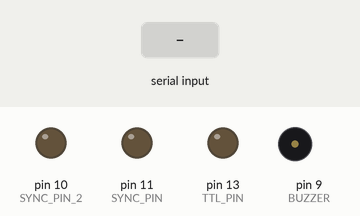
Simulated run of this sketch. Board: Arduino Uno, built with avr-gcc and run on an emulated ATmega328P. Parts: output pins drawn as LEDs (lit = HIGH), buzzer (waves = sounding). The inputs (shaded band) are chosen by the test bench.

Above: at 1.2 s.
1.3 s: "1" received over Serial
At 1.6 s:
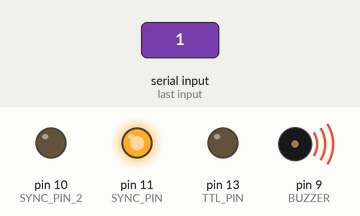
At 3.8 s:
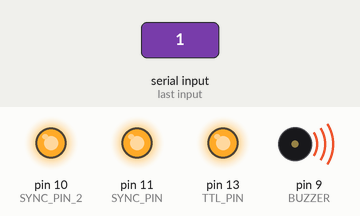
Timing chart, 0 to 10.1 s (numbered marks = the images above; inputs shaded):
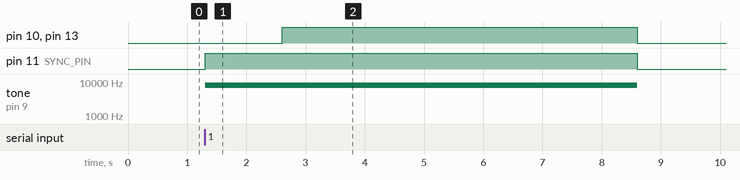

Measured:
- after the input at 1.3 s, pin 10 (SYNC_PIN_2), pin 13 (TTL_PIN): LOW → HIGH after 1.3 s, → LOW 6.0 s later; pin 11 (SYNC_PIN): LOW → HIGH at once, → LOW 7.3 s later; tone on pin 9 (BUZZER): silent → 8000 Hz at once, → silent 7.3 s later

The sketch:

TTL_pulse_buzzer_triggered.ino
```cpp
// output pins
int TTL_PIN = 13; // pull high to output
int BUZZER = 9; // buzzzer to arduino pin 9
int START_PIN = 12; // pulse on at start of trial
int SYNC_PIN = 11 ; // pulse on at start of buzzer
int SYNC_PIN_2 = 10 ; // pulse on a start of water delivery

// intertrial interval
int PAUSE = 5000;

// incoming byte on serial port
int incomingByte = 0;

// whether to start sequence
int run ;

void setup() {
  // open serial port
  Serial.begin(9600);
  // otuput pins:
  pinMode(TTL_PIN, OUTPUT); // TTL pin to output
  pinMode(BUZZER, OUTPUT); // buzzer pin to output
  pinMode(SYNC_PIN, OUTPUT); //
  pinMode(SYNC_PIN_2, OUTPUT); //
  //
  run = 0 ;
}

void loop() {
  // put your main code here, to run repeatedly:
  // wait for signal from serial port then begin sequence
  if (run == 0) {
  if (Serial.available() > 0) {
  // read incoming byte
  incomingByte = Serial.read();
  if (incomingByte == 49) // ACSII 49 is 1
  {
    if (run == 0) // start running if not previously running
    {
      run = 1 ;
    }
    else
    {
      run = 1 ; // remain in 0 if no signal from pyserial
    }
  }
  }
  }
  if (run > 0)
  { // run seqeunce indefinitely
  // tone sync pin on
  digitalWrite(SYNC_PIN, HIGH);
  // buzeer on
  tone(BUZZER, 8000);
  // delay
  delay(1300);
  // water delivery sync pin on
  digitalWrite(SYNC_PIN_2, HIGH);
  // syringe trigger/water delivery pin on
  digitalWrite(TTL_PIN, HIGH);
  // water delivery delay
  delay(6000);
  // sync pins off
  digitalWrite(SYNC_PIN, LOW);
  digitalWrite(SYNC_PIN_2, LOW);
  // buzzer off
  noTone(BUZZER);
  // syringe trigger off
  digitalWrite(TTL_PIN, LOW);
  // start inter trial interval
  delay(PAUSE);
  }
}
```
